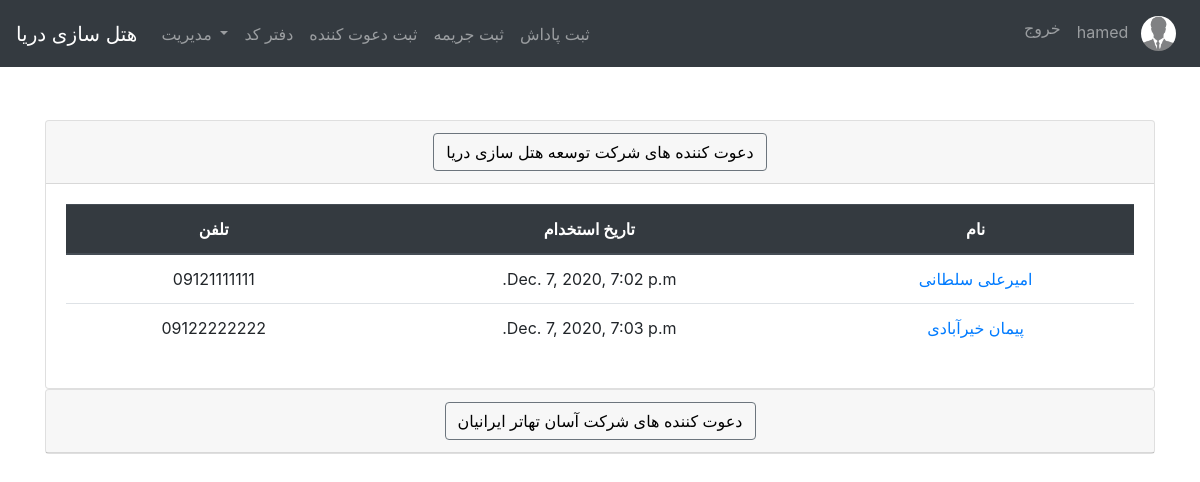
The app's page / (signed in) with its own data.
### users/models.py (models this page shows, shortened)
class Profile(models.Model):
    user = models.OneToOneField(User, on_delete=models.CASCADE)
    image = models.ImageField(default='default.jpg', upload_to='profile_pics')

### inviters/models.py (models this page shows, shortened)
class Inviter(models.Model):
    first_name = models.CharField(max_length=100)
    last_name = models.CharField(max_length=100)
    date_of_hired = models.DateTimeField(default=timezone.now)
    date_of_fired = models.DateTimeField(null=True, blank=True)
    date_of_start_esurance = models.DateTimeField(null=True, blank=True)
    date_of_end_esurance = models.DateTimeField(null=True, blank=True)
    is_ensured = models.BooleanField(default=False)
    is_fired = models.BooleanField(default=False)
    phone_num = models.CharField(max_length=11, unique=True)
    company = models.ForeignKey(Company, on_delete=models.PROTECT)
    user = models.ForeignKey(User, on_delete=models.PROTECT)

### inviters/views.py (the view)
# urls.py: path('', InviterListView.as_view(), name="inviter_list"),
class InviterListView(LoginRequiredMixin, ListView):
    model = Inviter

### inviters/templates/inviters/inviter_list.html (shortened to what this page needs)
{% extends 'base.html' %}
{% block content %}
    {% if object_list %}
        <div id="accordion">
            <div class="card">
                <div class="card-header" id="headingOne">
                    <h5 class="mb-0">
                        <center>
                            <button class="btn btn-link btn-outline-secondary" style="color: black" data-toggle="collapse" data-target="#collapseOne"
                                    aria-expanded="true" aria-controls="collapseOne">
                                دعوت کننده های شرکت توسعه هتل سازی دریا
                            </button>
                        </center>
                    </h5>
                </div>
                <div id="collapseOne" class="collapse show" aria-labelledby="headingOne" data-parent="#accordion">
                    <div class="card-body">
                        <table class="table" dir="rtl">
                            <thead class="thead-dark">
                            <tr>
                                <th scope="col">
                                    <center>نام</center>
                                </th>
                                <th scope="col">
                                    <center>تاریخ استخدام</center>
                                </th>
                                <th scope="col">
                                    <center>تلفن</center>
                                </th>
                            </tr>
                            </thead>
                            <tbody>
                            {% for detail in object_list %}
                                {% if detail.company.id == 1 %}
                                    <tr>
                                        <td>
                                            <a href="{% url 'inviter_detail' detail.id %}">
                                                <center>{{ detail.first_name }} {{ detail.last_name }}</center>
                                            </a>
                                        </td>
                                        <td>
                                            <center>{{ detail.date_of_hired }}</center>
                                        </td>
                                        <td>
                                            <center>{{ detail.phone_num }}</center>
                                        </td>
                                    </tr>
                                {% endif %}
                            {% endfor %}
                            </tbody>
                        </table>
                    </div>
                </div>
            </div>
            <div class="card">
                <div class="card-header" id="headingTwo">
                    <h5 class="mb-0">
                        <center>
                            <button class="btn btn-link collapsed  btn-outline-secondary" style="color: black" data-toggle="collapse" data-target="#collapseTwo"
                                    aria-expanded="false" aria-controls="collapseTwo">
                                دعوت کننده های شرکت آسان تهاتر ایرانیان
                            </button>
                        </center>
                    </h5>
                </div>
            </div>
        </div>
    {% else %}
        <p class="alert alert-secondary">دعوت کننده ای وجود ندارد</p>
    {% endif %}
    </div>
{% endblock %}

### inviters/templates/base.html (shortened to what this page needs)
<!doctype html>
<html lang="en">
<head>
    <link rel="stylesheet" href="https://cdn.jsdelivr.net/npm/bootstrap@4.5.3/dist/css/bootstrap.min.css"
>
</head>
<body>
<nav class="navbar navbar-expand-lg navbar-dark bg-dark fixed-top">
    <a class="navbar-brand" href="/">هتل سازی دریا</a>
    <div class="collapse navbar-collapse" id="navbarNav">
        {% if user.is_authenticated %}
            <ul class="navbar-nav mr-auto">
                {% if user.is_superuser %}
                    <li class="nav-item dropdown">
                        <a class="nav-link dropdown-toggle" href="#" id="navbarDropdown" role="button"
                           data-toggle="dropdown" aria-haspopup="true" aria-expanded="false">
                            مدیریت
                        </a>
                    </li>
                {% endif %}
                <li class="nav-item">
                    <a class="nav-link" href="{% url 'daftarcode' %}">دفتر کد</a>
                </li>
                <li class="nav-item">
                    <a class="nav-link" href="{% url 'inviter_new' %}">ثبت دعوت کننده</a>
                </li>
            <li class="nav-item">
                    <a class="nav-link" href="{% url 'penalty_new' %}">ثبت جریمه</a>
                </li>
            <li class="nav-item">
                    <a class="nav-link" href="{% url 'reward_new' %}">ثبت پاداش</a>
                </li>
            </ul>
        {% endif %}
        <ul class="navbar-nav ml-auto">
            {% if user.is_authenticated %}
                <li class="nav-item">
                    <a class="nav-link" href="{% url 'logout' %}">خروج</a>
                </li>
                <li class="nav-item">
                    <a class="nav-link" href="{% url 'profile' %}">
                        {{ user.username }}
                        <img class="rounded-circle z-depth-0 ml-2"
                             alt="avatar image"
                             height="35"
                             src="{{ user.profile.image.url }}">
                    </a>
                </li>
            {% else %}
                <li class="nav-item">
                    <a class="nav-link" href="{% url 'login' %}">ورود</a>
                </li>
            {% endif %}
        </ul>
    </div>
</nav>
<br><br><br><br>
<main role="main" class="container mb-4">
    <div class="row mt-4">
        <div class="col-md-12">
            {% block content %}
            {% endblock %}
        </div>
</main>
</body>
</html>

### records on screen
Inviter: first_name "امیرعلی", last_name "سلطانی", date_of_hired "Dec. 7, 2020, 7:02 p.m.", phone_num "09121111111"
Inviter: first_name "پیمان", last_name "خیرآبادی", date_of_hired "Dec. 7, 2020, 7:03 p.m.", phone_num "09122222222"

### other values on screen
{{ user.username }} "hamed"
